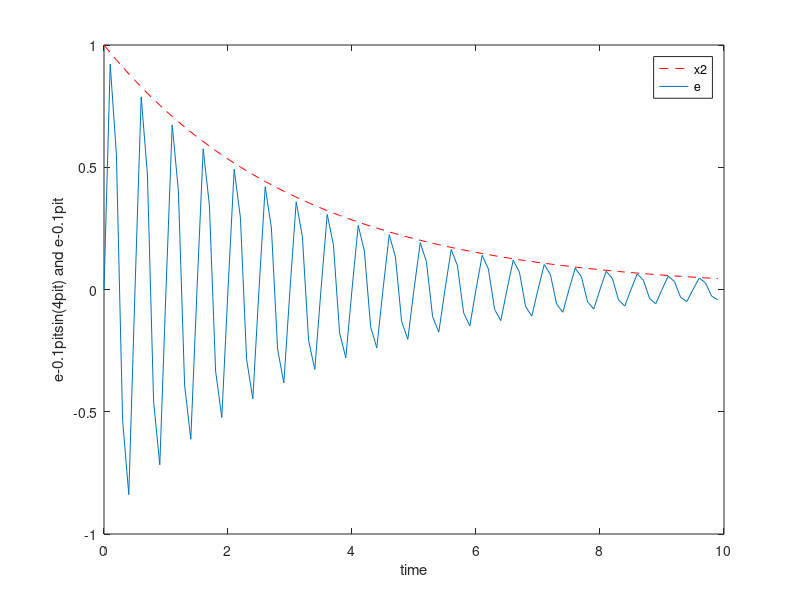

Source code (MATLAB): (Note: this script raises an error after producing the figure.)





%%%%%Question 1a%%%%%

clear

clc

%time interval

t=0:0.1:10;

%frequency value

f=2;

%angular frequency value

w=2*pi*f;

%theta

theta=30;

%function

x1=1+0.1*cos(t)-0.2*sin(w*t+theta);

%plot

plot(t,x1)

grid




%%%%%Question 1b %%%%%


%%

clear

clc

%time interval

t=0:0.01:10;

%frequency value

f=2;

%angular frequency vaqlue

w=2*pi*f;

%theta

theta0=0/180 * pi;

theta1=45/180 * pi;

theta2=90/180 * pi;

theta3=135/180 * pi;

theta4=180/180 * pi;



    hold on

%function

x1=1+0.1*cos(t)-0.2*sin(w*t+theta0);

x2=1+0.1*cos(t)-0.2*sin(w*t+theta1);

x3=1+0.1*cos(t)-0.2*sin(w*t+theta2);

x4=1+0.1*cos(t)-0.2*sin(w*t+theta3);

x5=1+0.1*cos(t)-0.2*sin(w*t+theta4);

%plot

plot(t,x1,t,x2,t,x3,t,x4,t,x5)

grid

legend('x1','x2','x3','x4','x5')

xlabel('time')

ylabel(' x1(t)= 1+ 0.1cos(t) - 0.2sin(?t + ?)')


hold off


% 1C

%period of cos(t) = 1s

%period of sin(wt+theta) where w=4pi

%T=2pi/4pi=1/2s

%iff T1/T2 is rational its periodic

%1/0.5=2 s/s hence it its rational




%%%%%%%%%%Question 2a

%%

t=0.00001:0.1:10;

e=exp(-0.1*pi*t);

x2=exp(-0.1*pi.*t).*sin(4*pi.*t);

plot(t,e,'r--',t,x2)

xlabel('time')

ylabel('e-0.1pitsin(4pit) and e-0.1pit')

legend('x2','e')


%%%%%%%%%%Question 2b

%%

t=0.00001:0.1:10;

y=heaviside(t-2)-heaviside(t-5);

xr=x2.*y;

%%

%%%Question 3a

%impedace = 0.88 -2.076i

%in polar coordinates , r=2.26 angle=66 degree


%%

%%Question 3b

%The current is 8.8cos(3*pi*t +46);



t=0:0.01:10;

v=20*cos(3*pi*t-20);

c=8.8*cos(3*pi*t-46);


plot(t,v,t,c)

legend('c','v')

xlabel('time')

ylabel('voltage and current')
%%
%Question 4
f=@check;
f()
%%
%Question 5
x=-6:1:6;
%x = linspace(-pi, pi, 1e3);
y = -3.*sign(x).*exp(x*pi.*x-0.25*x);

% Plot absolute value and phase
figure;
subplot(2,1,1);
plot(x, abs(y));
title('absolute value');
xlabel('time');
ylabel('abs value');
subplot(2,1,2);
plot(x, angle(y));
title('phase');
xlabel('time');
ylabel('phase');
% Plot real and imaginary parts
figure;
subplot(2,1,1);
plot(x, real(y));
title('real');
xlabel('time');
ylabel('real');
subplot(2,1,2); 
plot(x, imag(y));
title('imaginary');
xlabel('time');
ylabel('imaginary');

%%
%Question 5 b
x=-6:1:6;
y = -3.*sign(x).*exp(x*pi.*x-0.25*x);
z=rectangularPulse(1/4,1/4,x);
%xnew = inline(['(' char(y) ')*(' char(z) ')']);
%new function
%xnew = @(x)y(x)*z(x)
xnew=y.*z


% Plot absolute value and phase
figure;
subplot(2,1,1);
plot(x, abs(xnew));
title('absolute value');
xlabel('time');
ylabel('abs value');
subplot(2,1,2);
plot(x, angle(xnew));
title('phase');
xlabel('time');
ylabel('phase');
% Plot real and imaginary parts
figure;
subplot(2,1,1);
plot(x, real(xnew));
title('real');
xlabel('time');
ylabel('real');
subplot(2,1,2); 
plot(x, imag(xnew));
title('imaginary');
xlabel('time');
ylabel('imaginary');


% Question 6
g=@check;
g()